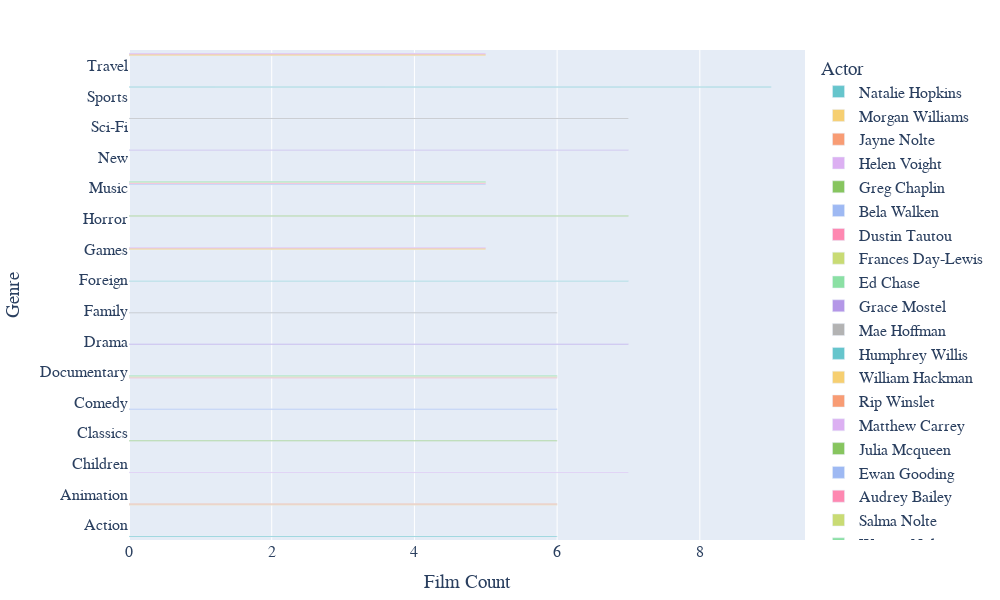

Here is the notebook cell this chart was saved with:
### Code cell
fig = px.bar(query1_result, y="genre", x="film_count", color="actor", barmode="group",
             color_discrete_sequence=px.colors.qualitative.Pastel)
fig.update_layout(width=1000, height=600, showlegend=True, legend=dict(title="Actor"),
                  margin=dict(l=50, r=50, t=50, b=50), font=dict(family="Helvetica", size=16),
                  yaxis=dict(title="Genre", automargin=True), xaxis=dict(title="Film Count"))
fig.show()

### Figure 1 — Plotly figure (JSON) as saved in the notebook; plotly's stock layout.template omitted (floating-point values rounded to 4 significant figures)
{"data": [{"alignmentgroup": "True", "hovertemplate": "actor=Natalie Hopkins<br>film_count=%{x}<br>genre=%{y}<extra></extra>", "legendgroup": "Natalie Hopkins", "marker": {"color": "rgb(102, 197, 204)", "pattern": {"shape": ""}}, "name": "Natalie Hopkins", "offsetgroup": "Natalie Hopkins", "orientation": "h", "showlegend": true, "textposition": "auto", "type": "bar", "x": [6], "xaxis": "x", "y": ["Action"], "yaxis": "y"}, {"alignmentgroup": "True", "hovertemplate": "actor=Morgan Williams<br>film_count=%{x}<br>genre=%{y}<extra></extra>", "legendgroup": "Morgan Williams", "marker": {"color": "rgb(246, 207, 113)", "pattern": {"shape": ""}}, "name": "Morgan Williams", "offsetgroup": "Morgan Williams", "orientation": "h", "showlegend": true, "textposition": "auto", "type": "bar", "x": [6], "xaxis": "x", "y": ["Animation"], "yaxis": "y"}, {"alignmentgroup": "True", "hovertemplate": "actor=Jayne Nolte<br>film_count=%{x}<br>genre=%{y}<extra></extra>", "legendgroup": "Jayne Nolte", "marker": {"color": "rgb(248, 156, 116)", "pattern": {"shape": ""}}, "name": "Jayne Nolte", "offsetgroup": "Jayne Nolte", "orientation": "h", "showlegend": true, "textposition": "auto", "type": "bar", "x": [6], "xaxis": "x", "y": ["Animation"], "yaxis": "y"}, {"alignmentgroup": "True", "hovertemplate": "actor=Helen Voight<br>film_count=%{x}<br>genre=%{y}<extra></extra>", "legendgroup": "Helen Voight", "marker": {"color": "rgb(220, 176, 242)", "pattern": {"shape": ""}}, "name": "Helen Voight", "offsetgroup": "Helen Voight", "orientation": "h", "showlegend": true, "textposition": "auto", "type": "bar", "x": [7], "xaxis": "x", "y": ["Children"], "yaxis": "y"}, {"alignmentgroup": "True", "hovertemplate": "actor=Greg Chaplin<br>film_count=%{x}<br>genre=%{y}<extra></extra>", "legendgroup": "Greg Chaplin", "marker": {"color": "rgb(135, 197, 95)", "pattern": {"shape": ""}}, "name": "Greg Chaplin", "offsetgroup": "Greg Chaplin", "orientation": "h", "showlegend": true, "textposition": "auto", "type": "bar", "x": [6], "xaxis": "x", "y": ["Classics"], "yaxis": "y"}, {"alignmentgroup": "True", "hovertemplate": "actor=Bela Walken<br>film_count=%{x}<br>genre=%{y}<extra></extra>", "legendgroup": "Bela Walken", "marker": {"color": "rgb(158, 185, 243)", "pattern": {"shape": ""}}, "name": "Bela Walken", "offsetgroup": "Bela Walken", "orientation": "h", "showlegend": true, "textposition": "auto", "type": "bar", "x": [6], "xaxis": "x", "y": ["Comedy"], "yaxis": "y"}, {"alignmentgroup": "True", "hovertemplate": "actor=Dustin Tautou<br>film_count=%{x}<br>genre=%{y}<extra></extra>", "legendgroup": "Dustin Tautou", "marker": {"color": "rgb(254, 136, 177)", "pattern": {"shape": ""}}, "name": "Dustin Tautou", "offsetgroup": "Dustin Tautou", "orientation": "h", "showlegend": true, "textposition": "auto", "type": "bar", "x": [6], "xaxis": "x", "y": ["Documentary"], "yaxis": "y"}, {"alignmentgroup": "True", "hovertemplate": "actor=Frances Day-Lewis<br>film_count=%{x}<br>genre=%{y}<extra></extra>", "legendgroup": "Frances Day-Lewis", "marker": {"color": "rgb(201, 219, 116)", "pattern": {"shape": ""}}, "name": "Frances Day-Lewis", "offsetgroup": "Frances Day-Lewis", "orientation": "h", "showlegend": true, "textposition": "auto", "type": "bar", "x": [6], "xaxis": "x", "y": ["Documentary"], "yaxis": "y"}, {"alignmentgroup": "True", "hovertemplate": "actor=Ed Chase<br>film_count=%{x}<br>genre=%{y}<extra></extra>", "legendgroup": "Ed Chase", "marker": {"color": "rgb(139, 224, 164)", "pattern": {"shape": ""}}, "name": "Ed Chase", "offsetgroup": "Ed Chase", "orientation": "h", "showlegend": true, "textposition": "auto", "type": "bar", "x": [6], "xaxis": "x", "y": ["Documentary"], "yaxis": "y"}, {"alignmentgroup": "True", "hovertemplate": "actor=Grace Mostel<br>film_count=%{x}<br>genre=%{y}<extra></extra>", "legendgroup": "Grace Mostel", "marker": {"color": "rgb(180, 151, 231)", "pattern": {"shape": ""}}, "name": "Grace Mostel", "offsetgroup": "Grace Mostel", "orientation": "h", "showlegend": true, "textposition": "auto", "type": "bar", "x": [7], "xaxis": "x", "y": ["Drama"], "yaxis": "y"}, {"alignmentgroup": "True", "hovertemplate": "actor=Mae Hoffman<br>film_count=%{x}<br>genre=%{y}<extra></extra>", "legendgroup": "Mae Hoffman", "marker": {"color": "rgb(179, 179, 179)", "pattern": {"shape": ""}}, "name": "Mae Hoffman", "offsetgroup": "Mae Hoffman", "orientation": "h", "showlegend": true, "textposition": "auto", "type": "bar", "x": [6], "xaxis": "x", "y": ["Family"], "yaxis": "y"}, {"alignmentgroup": "True", "hovertemplate": "actor=Humphrey Willis<br>film_count=%{x}<br>genre=%{y}<extra></extra>", "legendgroup": "Humphrey Willis", "marker": {"color": "rgb(102, 197, 204)", "pattern": {"shape": ""}}, "name": "Humphrey Willis", "offsetgroup": "Humphrey Willis", "orientation": "h", "showlegend": true, "textposition": "auto", "type": "bar", "x": [7], "xaxis": "x", "y": ["Foreign"], "yaxis": "y"}, {"alignmentgroup": "True", "hovertemplate": "actor=William Hackman<br>film_count=%{x}<br>genre=%{y}<extra></extra>", "legendgroup": "William Hackman", "marker": {"color": "rgb(246, 207, 113)", "pattern": {"shape": ""}}, "name": "William Hackman", "offsetgroup": "William Hackman", "orientation": "h", "showlegend": true, "textposition": "auto", "type": "bar", "x": [5], "xaxis": "x", "y": ["Games"], "yaxis": "y"}, {"alignmentgroup": "True", "hovertemplate": "actor=Rip Winslet<br>film_count=%{x}<br>genre=%{y}<extra></extra>", "legendgroup": "Rip Winslet", "marker": {"color": "rgb(248, 156, 116)", "pattern": {"shape": ""}}, "name": "Rip Winslet", "offsetgroup": "Rip Winslet", "orientation": "h", "showlegend": true, "textposition": "auto", "type": "bar", "x": [5], "xaxis": "x", "y": ["Games"], "yaxis": "y"}, {"alignmentgroup": "True", "hovertemplate": "actor=Matthew Carrey<br>film_count=%{x}<br>genre=%{y}<extra></extra>", "legendgroup": "Matthew Carrey", "marker": {"color": "rgb(220, 176, 242)", "pattern": {"shape": ""}}, "name": "Matthew Carrey", "offsetgroup": "Matthew Carrey", "orientation": "h", "showlegend": true, "textposition": "auto", "type": "bar", "x": [5], "xaxis": "x", "y": ["Games"], "yaxis": "y"}, {"alignmentgroup": "True", "hovertemplate": "actor=Julia Mcqueen<br>film_count=%{x}<br>genre=%{y}<extra></extra>", "legendgroup": "Julia Mcqueen", "marker": {"color": "rgb(135, 197, 95)", "pattern": {"shape": ""}}, "name": "Julia Mcqueen", "offsetgroup": "Julia Mcqueen", "orientation": "h", "showlegend": true, "textposition": "auto", "type": "bar", "x": [7], "xaxis": "x", "y": ["Horror"], "yaxis": "y"}, {"alignmentgroup": "True", "hovertemplate": "actor=Ewan Gooding<br>film_count=%{x}<br>genre=%{y}<extra></extra>", "legendgroup": "Ewan Gooding", "marker": {"color": "rgb(158, 185, 243)", "pattern": {"shape": ""}}, "name": "Ewan Gooding", "offsetgroup": "Ewan Gooding", "orientation": "h", "showlegend": true, "textposition": "auto", "type": "bar", "x": [5], "xaxis": "x", "y": ["Music"], "yaxis": "y"}, {"alignmentgroup": "True", "hovertemplate": "actor=Audrey Bailey<br>film_count=%{x}<br>genre=%{y}<extra></extra>", "legendgroup": "Audrey Bailey", "marker": {"color": "rgb(254, 136, 177)", "pattern": {"shape": ""}}, "name": "Audrey Bailey", "offsetgroup": "Audrey Bailey", "orientation": "h", "showlegend": true, "textposition": "auto", "type": "bar", "x": [5], "xaxis": "x", "y": ["Music"], "yaxis": "y"}, {"alignmentgroup": "True", "hovertemplate": "actor=Salma Nolte<br>film_count=%{x}<br>genre=%{y}<extra></extra>", "legendgroup": "Salma Nolte", "marker": {"color": "rgb(201, 219, 116)", "pattern": {"shape": ""}}, "name": "Salma Nolte", "offsetgroup": "Salma Nolte", "orientation": "h", "showlegend": true, "textposition": "auto", "type": "bar", "x": [5], "xaxis": "x", "y": ["Music"], "yaxis": "y"}, {"alignmentgroup": "True", "hovertemplate": "actor=Warren Nolte<br>film_count=%{x}<br>genre=%{y}<extra></extra>", "legendgroup": "Warren Nolte", "marker": {"color": "rgb(139, 224, 164)", "pattern": {"shape": ""}}, "name": "Warren Nolte", "offsetgroup": "Warren Nolte", "orientation": "h", "showlegend": true, "textposition": "auto", "type": "bar", "x": [5], "xaxis": "x", "y": ["Music"], "yaxis": "y"}, {"alignmentgroup": "True", "hovertemplate": "actor=Sidney Crowe<br>film_count=%{x}<br>genre=%{y}<extra></extra>", "legendgroup": "Sidney Crowe", "marker": {"color": "rgb(180, 151, 231)", "pattern": {"shape": ""}}, "name": "Sidney Crowe", "offsetgroup": "Sidney Crowe", "orientation": "h", "showlegend": true, "textposition": "auto", "type": "bar", "x": [7], "xaxis": "x", "y": ["New"], "yaxis": "y"}, {"alignmentgroup": "True", "hovertemplate": "actor=Gina Degeneres<br>film_count=%{x}<br>genre=%{y}<extra></extra>", "legendgroup": "Gina Degeneres", "marker": {"color": "rgb(179, 179, 179)", "pattern": {"shape": ""}}, "name": "Gina Degeneres", "offsetgroup": "Gina Degeneres", "orientation": "h", "showlegend": true, "textposition": "auto", "type": "bar", "x": [7], "xaxis": "x", "y": ["Sci-Fi"], "yaxis": "y"}, {"alignmentgroup": "True", "hovertemplate": "actor=Ben Willis<br>film_count=%{x}<br>genre=%{y}<extra></extra>", "legendgroup": "Ben Willis", "marker": {"color": "rgb(102, 197, 204)", "pattern": {"shape": ""}}, "name": "Ben Willis", "offsetgroup": "Ben Willis", "orientation": "h", "showlegend": true, "textposition": "auto", "type": "bar", "x": [9], "xaxis": "x", "y": ["Sports"], "yaxis": "y"}, {"alignmentgroup": "True", "hovertemplate": "actor=Morgan Hopkins<br>film_count=%{x}<br>genre=%{y}<extra></extra>", "legendgroup": "Morgan Hopkins", "marker": {"color": "rgb(246, 207, 113)", "pattern": {"shape": ""}}, "name": "Morgan Hopkins", "offsetgroup": "Morgan Hopkins", "orientation": "h", "showlegend": true, "textposition": "auto", "type": "bar", "x": [5], "xaxis": "x", "y": ["Travel"], "yaxis": "y"}, {"alignmentgroup": "True", "hovertemplate": "actor=Nick Stallone<br>film_count=%{x}<br>genre=%{y}<extra></extra>", "legendgroup": "Nick Stallone", "marker": {"color": "rgb(248, 156, 116)", "pattern": {"shape": ""}}, "name": "Nick Stallone", "offsetgroup": "Nick Stallone", "orientation": "h", "showlegend": true, "textposition": "auto", "type": "bar", "x": [5], "xaxis": "x", "y": ["Travel"], "yaxis": "y"}, {"alignmentgroup": "True", "hovertemplate": "actor=Olympia Pfeiffer<br>film_count=%{x}<br>genre=%{y}<extra></extra>", "legendgroup": "Olympia Pfeiffer", "marker": {"color": "rgb(220, 176, 242)", "pattern": {"shape": ""}}, "name": "Olympia Pfeiffer", "offsetgroup": "Olympia Pfeiffer", "orientation": "h", "showlegend": true, "textposition": "auto", "type": "bar", "x": [5], "xaxis": "x", "y": ["Travel"], "yaxis": "y"}], "layout": {"barmode": "group", "font": {"family": "Helvetica", "size": 16}, "height": 600, "legend": {"title": {"text": "Actor"}, "tracegroupgap": 0}, "margin": {"b": 50, "l": 50, "r": 50, "t": 50}, "showlegend": true, "width": 1000, "xaxis": {"anchor": "y", "domain": [0, 1], "title": {"text": "Film Count"}}, "yaxis": {"anchor": "x", "automargin": true, "domain": [0, 1], "title": {"text": "Genre"}}}}
